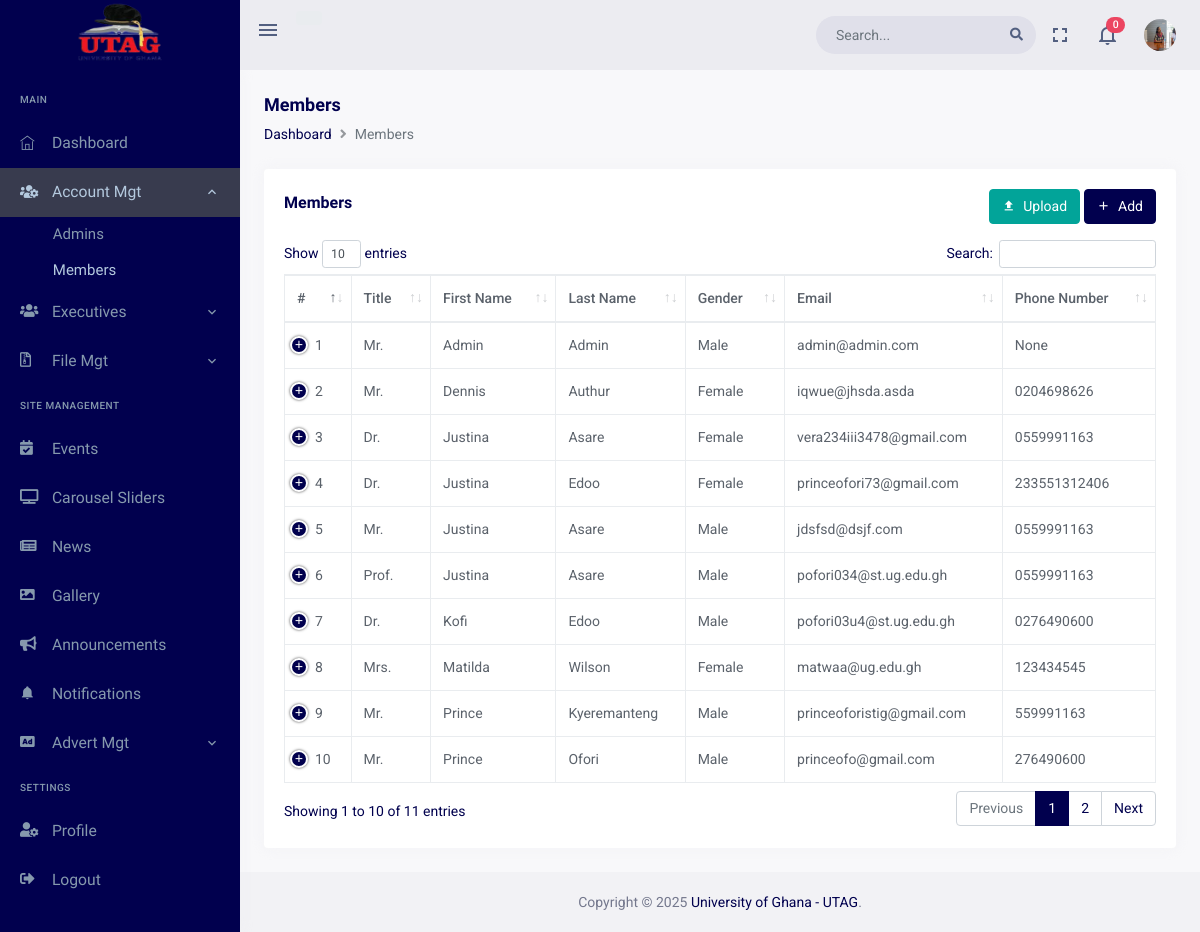
Before: /dashboard/account_management/members (signed in) with the older database file.
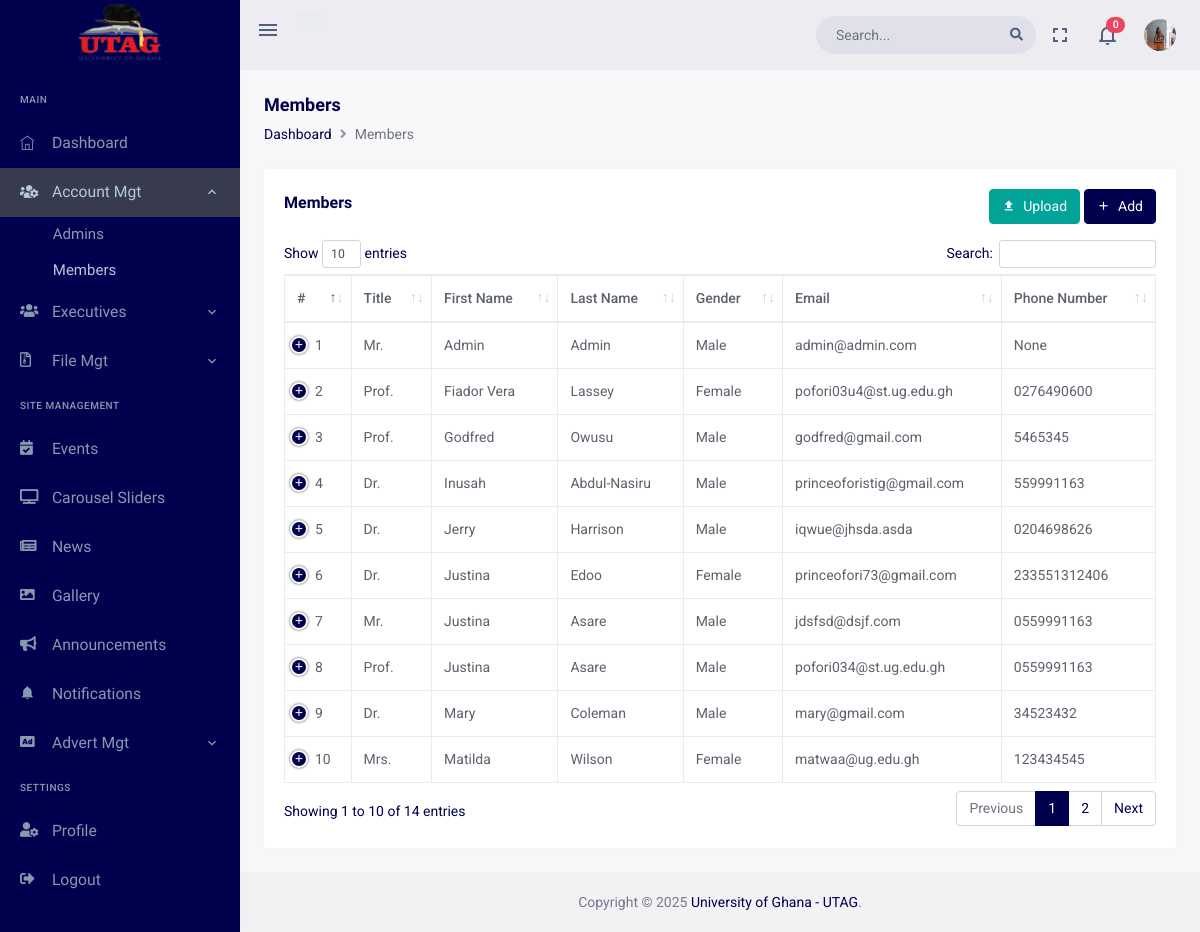
After: the same page with the newer database file.
### accounts/models.py (models this page shows, shortened)
class User(AbstractBaseUser, PermissionsMixin):
    TITLE_CHOICES = (
        ('Prof.', 'Prof.'),
        ("Prof. (Mrs.)", "Prof. (Mrs.)"),
        ('Dr.', 'Dr.'),
        ("Dr. (Alhaji)", "Dr. (Alhaji)"),
        ('Mr.', 'Mr.'),
        ('Mrs.', 'Mrs.'),
    )
    GENDER_CHOICES = (
        ('Male', 'Male'),
        ('Female', 'Female')
    )
    EXECUTIVE_POSITION_CHOICES = (
        ('President', 'President'),
        ('Vice President', 'Vice President'),
        ('Secretary', 'Secretary'),
        ('Treasurer', 'Treasurer'),
        ("Women's Executive Officer", "Women's Executive Officer"),
        ('Past President', 'Past President'),
        ('CBAS Rep', 'CBAS Rep'),
        ('College of Humanities Rep', 'College of Humanities Rep'),
        ('College of Health Rep', 'College of Health Rep'),
        ("College of Education Rep", "College of Education Rep"),
    )
    title = models.CharField(max_length=15, choices=TITLE_CHOICES)
    first_name = models.CharField(max_length=30)
    other_name = models.CharField(max_length=30, blank=True, null=True)
    last_name = models.CharField(max_length=30)
    gender = models.CharField(max_length=10, choices=GENDER_CHOICES)
    profile_pic = models.ImageField(upload_to='profile_pictures/', blank=True, null=True)
    email = models.EmailField(unique=True)
    email_sent = models.BooleanField(default=False)
    phone_number = models.CharField(max_length=15, blank=True, null=True)
    department = models.CharField(max_length=50, blank=True, null=True)
    created_from_dashboard = models.BooleanField(default=False)
    created_by = models.ForeignKey('self', on_delete=models.CASCADE, blank=True, null=True)
    is_bulk_creation = models.BooleanField(default=False)
    created_at = models.DateTimeField(auto_now_add=True)
    updated_at = models.DateTimeField(auto_now=True)
    is_staff = models.BooleanField(default=False)
    is_superuser = models.BooleanField(default=False)
    executive_image = models.ImageField(upload_to='executive_images/', blank=True, null=True)
    executive_position = models.CharField(max_length=30, choices=EXECUTIVE_POSITION_CHOICES, blank=True, null=True)
    fb_profile_url = models.URLField(blank=True, null=True)
    twitter_profile_url = models.URLField(blank=True, null=True)
    linkedin_profile_url = models.URLField(blank=True, null=True)
    date_appointed = models.DateField(null=True, blank=True)
    date_ended = models.DateField(null=True, blank=True)
    is_active_executive = models.BooleanField(default=False)
    objects = UserManager()
    USERNAME_FIELD = 'email'
    REQUIRED_FIELDS = ['title', 'first_name', 'last_name', 'gender']
    def get_full_name(self):
        if self.other_name:
            return f'{self.title} {self.first_name} {self.other_name} {self.last_name}'
        else:
            return f'{self.title} {self.first_name} {self.last_name}'
    def get_short_name(self):
        return self.first_name
    def get_profile_pic_url(self):
        return self.profile_pic.url if self.profile_pic else '/static/dashboard/assets/images/users/profile.png'
    class Meta:
        permissions = [
        ('view_dashboard', 'Can view dashboard'),
        ('add_admin', 'Can add admin'),
        ('change_admin', 'Can change admin'),
        ('delete_admin', 'Can delete admin'),
        ('view_admin', 'Can view admin'),
        ('add_executive', 'Can add executive'),
        ('change_executive', 'Can change executive'),
        ('delete_executive', 'Can delete executive'),
        ('view_executive', 'Can view executive'),
        ('add_member', 'Can add member'),
        ('change_member', 'Can change member'),
        ('delete_member', 'Can delete member'),
        ('view_member', 'Can view member'),
        ]

### dashboard/views/account.py (the view)
# urls.py: path('account_management/members',views.MemberListView.as_view(), name='members'),
class MemberListView(PermissionRequiredMixin, View):
    permission_required = 'accounts.view_member'
    template_name = 'dashboard_pages/members.html'
    @method_decorator(MustLogin)
    def get(self, request):
        users = User.objects.filter(groups__name='Member').order_by('first_name')
        total_documents = Document.objects.filter(category='internal').count()
        total_external_documents = Document.objects.filter(category='external').count()
        notifications = Notification.objects.filter(user=request.user).order_by('-created_at')[:5]
        notification_count = Notification.objects.filter(user=request.user, status='UNREAD').count()
        context = {
            'users': users,
            'total_documents': total_documents,
            'total_external_documents': total_external_documents,
            'notifications': notifications,
            'notification_count': notification_count,
            'has_add_permission': request.user.has_perm('accounts.add_member'),
            'has_change_permission': request.user.has_perm('accounts.change_member'),
            'has_delete_permission': request.user.has_perm('accounts.delete_member'),
        }
        return render(request, self.template_name, context)

### dashboard/templates/dashboard_pages/members.html (shortened to what this page needs)
{% extends "base/dashboard_base.html" %}
{% load static %}
{% block content %}
<div class="page-content">
    <div class="container-fluid">
        <div class="page-title-box">
            <div class="row align-items-center">
                <div class="col-md-8">
                    <h6 class="page-title">Members</h6>
                    <ol class="breadcrumb m-0">
                        <li class="breadcrumb-item"><a href="{% url 'dashboard:dashboard' %}">Dashboard</a></li>
                        <li class="breadcrumb-item active" aria-current="page">Members</li>
                    </ol>
                </div>
            </div>
        </div>
        <div class="row">
            <div class="col-12">
                <div class="card">
                    <div class="card-body">
                        <div class="row align-items-center">
                            <div class="col-md-8">
                                <h4 class="card-title">Members</h4>
                            </div>
                            {% if has_add_permission %}
                            <div class="col-md-4">
                                <div class="float-end d-none d-md-block">
                                    <button class="btn btn-success" type="button" data-bs-toggle="modal" data-bs-target="#uploadOptionsModal">
                                        <i class="mdi mdi-upload me-1"></i> Upload
                                    </button>
                                    <button class="btn btn-primary" type="button" data-bs-toggle="modal" data-bs-target="#addModal">
                                        <i class="mdi mdi-plus me-1"></i> Add
                                    </button>
                                </div>
                            </div>
                            {% endif %}
                        </div>
                        <div class='mt-3'>
                        <table id="datatable" class="table table-bordered dt-responsive nowrap" style="border-collapse: collapse; border-spacing: 0; width: 100%;">
                            <thead>
                                <tr>
                                    <th>#</th>
                                    <th>Title</th>
                                    <th>First Name</th>
                                    <th>Last Name</th>
                                    <th>Gender</th>
                                    <th>Email</th>
                                    <th>Phone Number</th>
                                </tr>
                            </thead>
                            <tbody>
                                {% for member in users %}
                                <tr>
                                    <td>{{forloop.counter}}</td>
                                    <td>{{member.title}}</td>
                                    <td>{{member.first_name}}</td>
                                    <td>{{member.last_name}}</td>
                                    <td>{{member.gender}}</td>
                                    <td>{{member.email}}</td>
                                    <td>{{member.phone_number}}</td>
                                </tr>
                                {% endfor %}
                            </tbody>
                        </table>
                        </div>
                    </div>
                </div>
            </div>
        </div>
    </div>
</div>
{% endblock content %}
{% block my_styles %}
 <link href="{% static 'dashboard/assets/libs/datatables.net-bs4/css/dataTables.bootstrap4.min.css' %}" rel="stylesheet" type="text/css">
 <link href="{% static 'dashboard/assets/libs/datatables.net-buttons-bs4/css/buttons.bootstrap4.min.css' %}" rel="stylesheet" type="text/css">
 <link href="{% static 'dashboard/assets/libs/datatables.net-responsive-bs4/css/responsive.bootstrap4.min.css' %}" rel="stylesheet" type="text/css">
{% endblock my_styles %}

Changed rows visible on the page:
no longer on this page (row edited): User: title "Dr.", first_name "Justina", last_name "Asare", gender "Female", email "vera234iii3478@gmail.com", phone_number "0559991163"
no longer on this page (row unchanged): User: title "Mr.", first_name "Prince", last_name "Ofori", gender "Male", email "princeofo@gmail.com", phone_number "276490600"
changed User "pofori03u4@st.ug.edu.gh": title "Dr." → "Prof."; first_name "Kofi" → "Fiador Vera"; last_name "Edoo" → "Lassey"; gender "Male" → "Female"; moves up the list
added User: title "Prof.", first_name "Godfred", last_name "Owusu", gender "Male", email "godfred@gmail.com", phone_number "5465345"
changed User "princeoforistig@gmail.com": title "Mr." → "Dr."; first_name "Prince" → "Inusah"; last_name "Kyeremanteng" → "Abdul-Nasiru"; moves up the list
changed User "iqwue@jhsda.asda": title "Mr." → "Dr."; first_name "Dennis" → "Jerry"; last_name "Authur" → "Harrison"; gender "Female" → "Male"
added User: title "Dr.", first_name "Mary", last_name "Coleman", gender "Male", email "mary@gmail.com", phone_number "34523432"
Other visible differences:
text written by a page script: "Show entries Search: Showing 1 to 10 of 11 entries Previous 1 2 Next" → "Show entries Search: Showing 1 to 10 of 14 entries Previous 1 2 Next"
